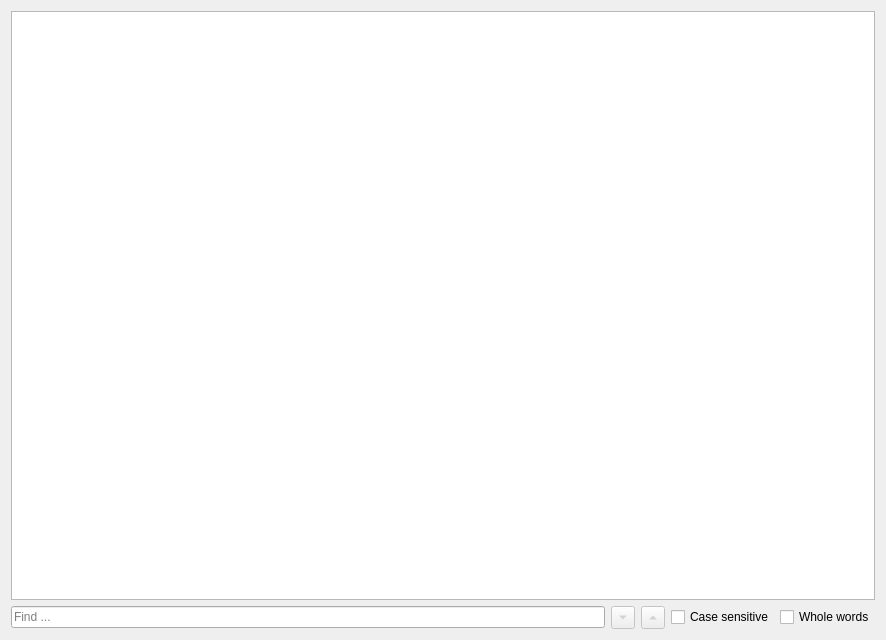
<?xml version="1.0" encoding="UTF-8"?>
<ui version="4.0">
 <class>HelpWidget</class>
 <widget class="QWidget" name="HelpWidget">
  <property name="geometry">
   <rect>
    <x>0</x>
    <y>0</y>
    <width>886</width>
    <height>640</height>
   </rect>
  </property>
  <property name="windowTitle">
   <string>Help - KalAO</string>
  </property>
  <layout class="QVBoxLayout" name="verticalLayout">
   <item>
    <widget class="QTextBrowser" name="textedit">
     <property name="openExternalLinks">
      <bool>true</bool>
     </property>
    </widget>
   </item>
   <item>
    <layout class="QHBoxLayout" name="searchlayout">
     <item>
      <widget class="QLineEdit" name="search_lineedit">
       <property name="placeholderText">
        <string>Find ...</string>
       </property>
       <property name="clearButtonEnabled">
        <bool>true</bool>
       </property>
      </widget>
     </item>
     <item>
      <widget class="QToolButton" name="next_button">
       <property name="enabled">
        <bool>false</bool>
       </property>
       <property name="text">
        <string>Next</string>
       </property>
       <property name="toolButtonStyle">
        <enum>Qt::ToolButtonStyle::ToolButtonIconOnly</enum>
       </property>
       <property name="arrowType">
        <enum>Qt::ArrowType::DownArrow</enum>
       </property>
      </widget>
     </item>
     <item>
      <widget class="QToolButton" name="previous_button">
       <property name="enabled">
        <bool>false</bool>
       </property>
       <property name="text">
        <string>Previous</string>
       </property>
       <property name="arrowType">
        <enum>Qt::ArrowType::UpArrow</enum>
       </property>
      </widget>
     </item>
     <item>
      <widget class="QCheckBox" name="casesensitive_checkbox">
       <property name="text">
        <string>Case sensitive</string>
       </property>
      </widget>
     </item>
     <item>
      <widget class="QCheckBox" name="wholewords_checkbox">
       <property name="text">
        <string>Whole words</string>
       </property>
      </widget>
     </item>
    </layout>
   </item>
  </layout>
 </widget>
 <resources/>
 <connections/>
</ui>
